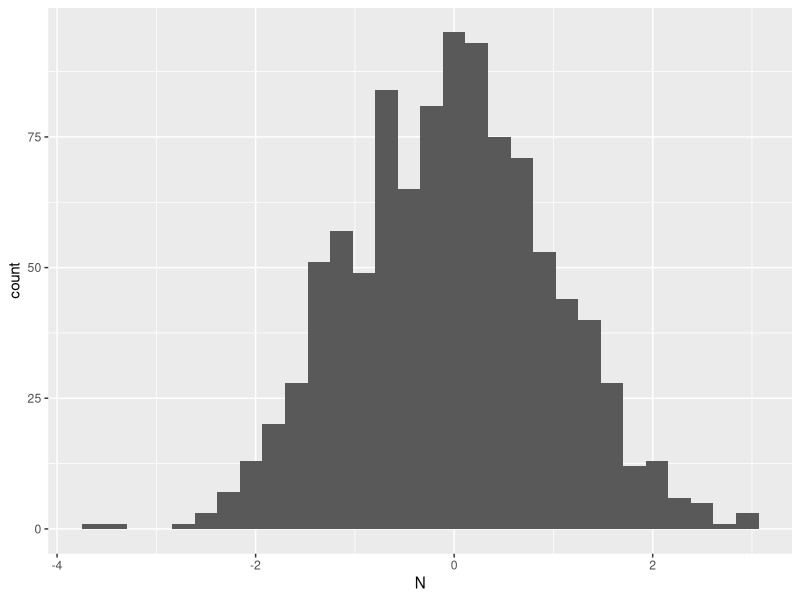
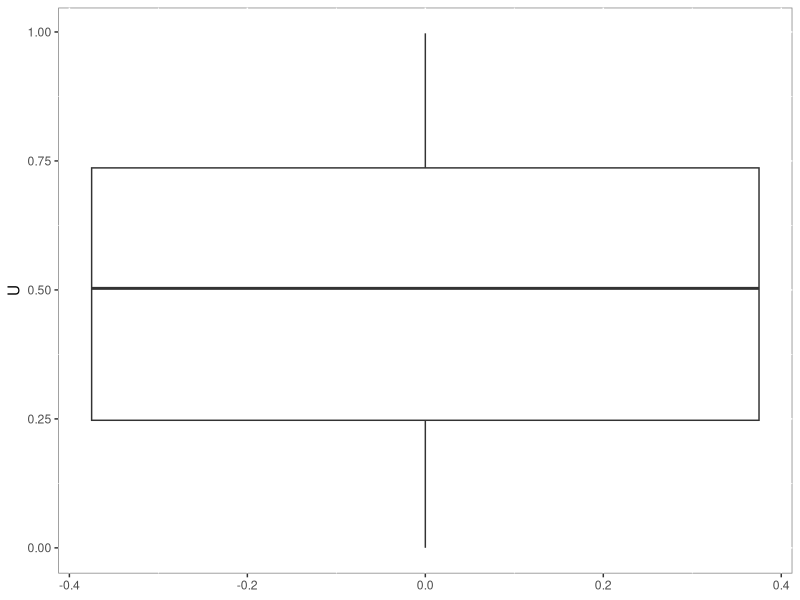

These charts were generated, in order, by the following R code:
library(data.table)
library(ggplot2)

PlotVariable <- function(data, type, variable, ...){
  if (as.character(substitute(type)) == "geom_histogram"){
    ggplot(data, aes_string(x = variable)) + 
      type() + 
      theme(...)
  }
  else if (as.character(substitute(type)) == "geom_boxplot"){
    ggplot(data, aes_string(y = variable)) + 
      type() +
      theme(...)
  }
  else {
    tryCatch({
      Sys.sleep(0.5)
      message("Error: choose a different type")
      })
  }
}

n <- 1000
dist <- data.table(N = rnorm(n),
                   U = runif(n),
                   t = rt(n, 10))

PlotVariable(dist, geom_histogram, "N")
PlotVariable(dist, geom_boxplot, "U", panel.background = element_rect(fill = "white", colour = "grey50"))
PlotVariable(dist, geom_point, "t")




